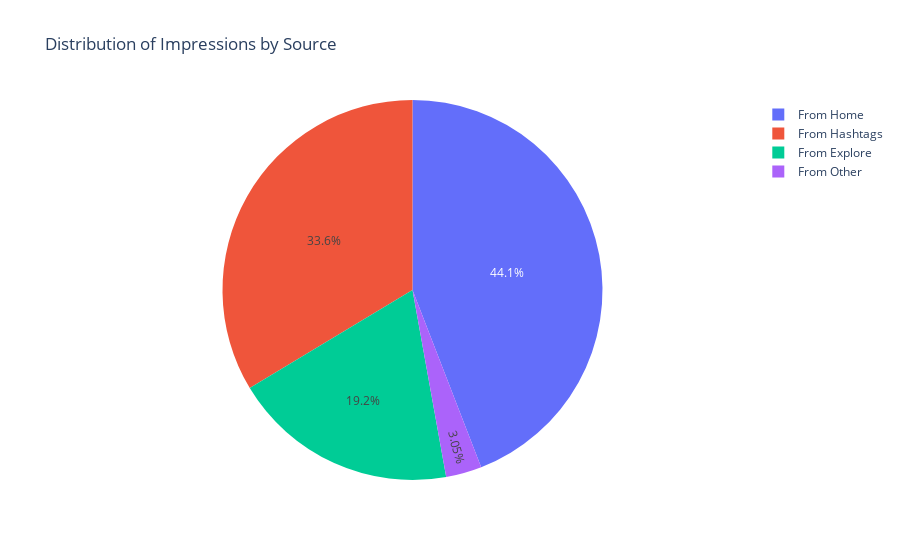

Notebook code cell kept with this figure:
### Code cell
import pandas as pd
import numpy as np
import matplotlib.pyplot as plt
import seaborn as sns
import plotly.express as px
from wordcloud import WordCloud

# Load the data
data = pd.read_csv("C:/Users/pgupt/Desktop/project 2/Instagram.csv", encoding='latin1')

# Display basic information about the dataset
print(data.info())
print(data.describe())

# Check for missing values
print(data.isnull().sum())

# Drop rows with missing values
data = data.dropna()

# Visualize the distribution of numerical variables
plt.figure(figsize=(16, 12))
cols = ['Impressions', 'From Home', 'From Hashtags', 'From Explore', 'From Other', 'Saves', 'Comments', 'Shares', 'Likes', 'Profile Visits', 'Follows']
for i, col in enumerate(cols):
    plt.subplot(3, 4, i + 1)
    sns.histplot(data[col], kde=True)
    plt.title(col)
plt.tight_layout()
plt.show()

# Explore the relationship between numerical variables using scatter plots
plt.figure(figsize=(16, 12))
cols = ['From Home', 'From Hashtags', 'From Explore', 'From Other', 'Saves', 'Comments', 'Shares', 'Likes', 'Profile Visits', 'Follows']
for i, col in enumerate(cols):
    plt.subplot(3, 4, i + 1)
    sns.scatterplot(data=data, x='Impressions', y=col)
    plt.title(f'Impressions vs {col}')
plt.tight_layout()
plt.show()

# Create a correlation heatmap
plt.figure(figsize=(12, 10))
sns.heatmap(data.corr(), annot=True, cmap='coolwarm')
plt.title('Correlation Heatmap')
plt.show()

# Visualize the distribution of impressions from different sources
fig = px.pie(data, values=[data['From Home'].sum(), data['From Hashtags'].sum(), data['From Explore'].sum(), data['From Other'].sum()],
             names=['From Home', 'From Hashtags', 'From Explore', 'From Other'],
             title='Distribution of Impressions by Source')
fig.show()

# Create word clouds for captions and hashtags
text = ' '.join(data['Caption'].astype(str))
wordcloud = WordCloud(width=800, height=400).generate(text)
plt.figure(figsize=(10, 5))
plt.imshow(wordcloud, interpolation='bilinear')
plt.axis('off')
plt.title('Word Cloud for Captions')
plt.show()

text = ' '.join(data['Hashtags'].astype(str))
wordcloud = WordCloud(width=800, height=400).generate(text)
plt.figure(figsize=(10, 5))
plt.imshow(wordcloud, interpolation='bilinear')
plt.axis('off')
plt.title('Word Cloud for Hashtags')
plt.show()

import matplotlib.pyplot as plt
import seaborn as sns

# Bar plot for engagement metrics (Likes, Comments, Shares, Saves)
plt.figure(figsize=(12, 6))
sns.barplot(data=data, x='Impressions', y='Likes', color='skyblue')
plt.title('Impressions vs. Likes')
plt.xlabel('Impressions')
plt.ylabel('Likes')
plt.show()

plt.figure(figsize=(12, 6))
sns.barplot(data=data, x='Impressions', y='Comments', color='lightgreen')
plt.title('Impressions vs. Comments')
plt.xlabel('Impressions')
plt.ylabel('Comments')
plt.show()

plt.figure(figsize=(12, 6))
sns.barplot(data=data, x='Impressions', y='Shares', color='orange')
plt.title('Impressions vs. Shares')
plt.xlabel('Impressions')
plt.ylabel('Shares')
plt.show()

plt.figure(figsize=(12, 6))
sns.barplot(data=data, x='Impressions', y='Saves', color='purple')
plt.title('Impressions vs. Saves')
plt.xlabel('Impressions')
plt.ylabel('Saves')
plt.show()

# Box plots for engagement metrics
plt.figure(figsize=(12, 6))
sns.boxplot(data=data[['Likes', 'Comments', 'Shares', 'Saves']])
plt.title('Box Plots for Engagement Metrics')
plt.xticks([0, 1, 2, 3], ['Likes', 'Comments', 'Shares', 'Saves'])
plt.show()

# Violin plots for engagement metrics
plt.figure(figsize=(12, 6))
sns.violinplot(data=data[['Likes', 'Comments', 'Shares', 'Saves']])
plt.title('Violin Plots for Engagement Metrics')
plt.xticks([0, 1, 2, 3], ['Likes', 'Comments', 'Shares', 'Saves'])
plt.show()

# Heatmap for correlations between engagement metrics
plt.figure(figsize=(8, 6))
sns.heatmap(data[['Likes', 'Comments', 'Shares', 'Saves']].corr(), annot=True, cmap='coolwarm')
plt.title('Correlation Heatmap for Engagement Metrics')
plt.show()

# Scatter plot matrix for engagement metrics
plt.figure(figsize=(12, 10))
sns.pairplot(data[['Likes', 'Comments', 'Shares', 'Saves']])
plt.show()

### Figure 1 — Plotly figure (JSON) as saved in the notebook; plotly's stock layout.template omitted (floating-point values rounded to 4 significant figures)
{"data": [{"domain": {"x": [0, 1], "y": [0, 1]}, "hovertemplate": "label=%{label}<br>value=%{value}<extra></extra>", "labels": ["From Home", "From Hashtags", "From Explore", "From Other"], "legendgroup": "", "name": "", "showlegend": true, "type": "pie", "values": [294619, 224614, 128294, 20360]}], "layout": {"legend": {"tracegroupgap": 0}, "title": {"text": "Distribution of Impressions by Source"}}}
